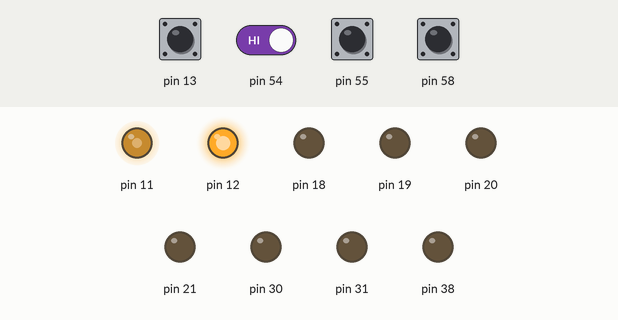
Bench run of a sketch on a simulated Arduino Mega 2560, built with avr-gcc and run on an emulated ATmega2560. Shown: output pins drawn as LEDs (lit = HIGH). The inputs (shaded band) are chosen by the test bench; at power-on: pin 13, pin 54, pin 55, pin 58 HIGH.

Above: at 4.2 s.
4.3 s: pin 54 driven LOW
At 5.3 s:
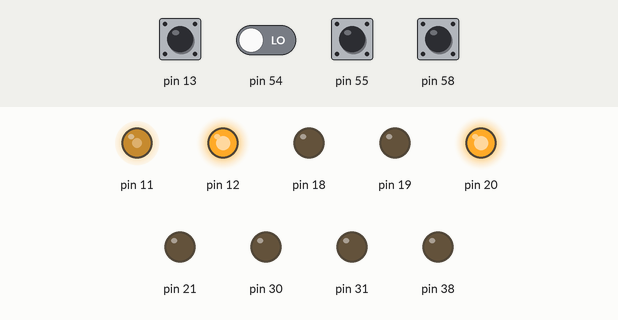
5.8 s: pin 55 pulled LOW for 0.15 s
At 5.87 s:
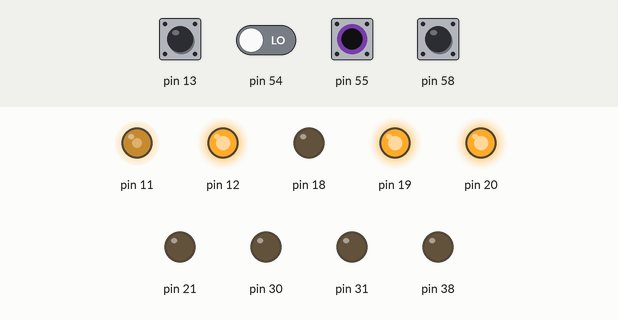
7.4 s: pin 58 pulled LOW for 0.15 s
At 7.47 s:
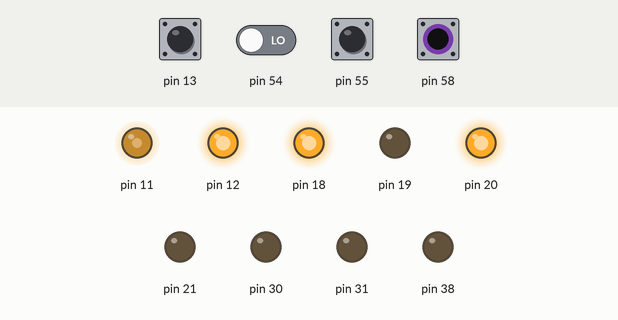
9.0 s: pin 54 driven HIGH
At 10.0 s:
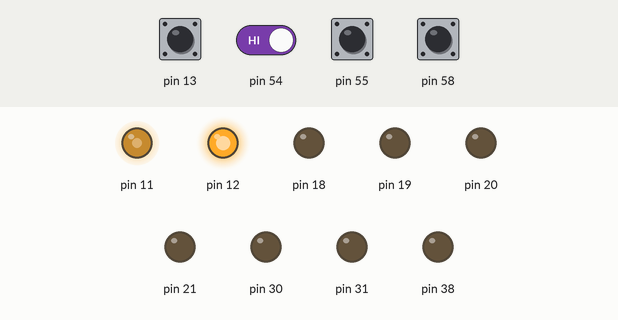
10.5 s: pin 55 pulled LOW for 1 s
At 11.2 s:
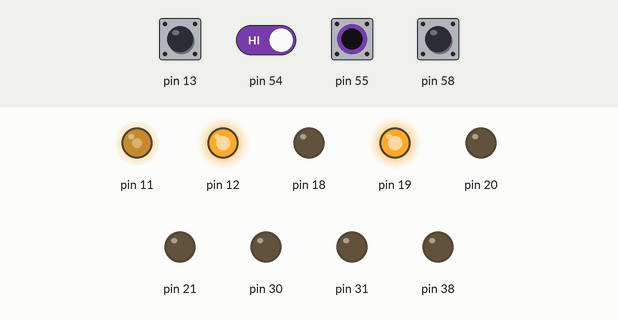
13.0 s: pin 58 pulled LOW for 1 s
At 13.8 s:
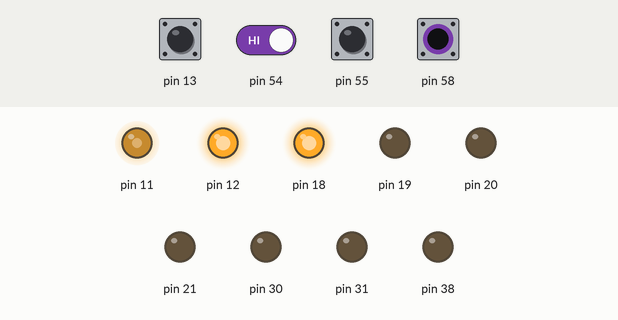
Timing chart, 0 to 16.0 s (numbered marks = the images above; inputs shaded):
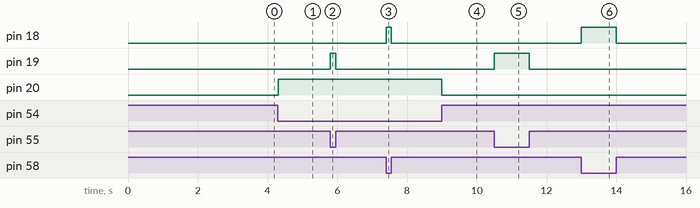

The sketch:

lecturaSensores.ino
```cpp
uint8_t sensors = 0b101111;
void setup() {
  // put your setup code here, to run once:
SensorsInit();
setupPWM();
 delay(3000);
digitalWrite(12,HIGH);
digitalWrite(6,LOW);
//analogWrite(9,i);
digitalWrite(13,HIGH);
digitalWrite(5,LOW);
OCR1A = OCR1B = 512;
  TCCR3A = TCCR3C = 0;
  TCCR3B = 0b00000010;
  TIMSK3 |= (1 << TOIE3);
  interrupts();
  TCNT3 = 49536;

}

void loop() {
  sensors = readSensors();
  _delay_ms(2);
}
ISR(TIMER3_OVF_vect) {

}
uint8_t readSensors(){
    if (!bit_is_set(PINB, 7)) PORTD |= _BV(5);
  else PORTD &= ~_BV(5);
  if (!bit_is_set(PINE, 6))PORTD |= _BV(0);
  else PORTD &= ~_BV(0);
  if (!bit_is_set(PINF, 0))PORTD |= _BV(1);
  else PORTD &= ~_BV(1);
  if (!bit_is_set(PINF, 1))PORTD |= _BV(2);
  else PORTD &= ~_BV(2);
  if (!bit_is_set(PINF,4))PORTD |= _BV(3);
  else PORTD &= ~_BV(3);
  return (PIND & 0b101111) ;
}
void setupPWM() {
  PORTB &= (~_BV(5) & ~_BV(6));
  DDRB |= (_BV(5) | _BV(6));
  DDRC |= (_BV(6) | _BV(7));
  DDRD |= (_BV(6) | _BV(7));

  //Phase Correct PWM 8 bits WGM10 = 1
  TCCR1A = (1<<COM1B1) | (1<<COM1A1) | (1<<WGM11) | (1<<WGM10) ; //Activa FastPWM 10 bits
  TCCR1B =  (1<<CS11) ;//prescaler 1 Fpwm = 15.68 KHz
  OCR1A = OCR1B = 0;
}

void SensorsInit() {
  DDRE &= ~_BV(6);
  DDRF &= ~_BV(0) & ~_BV(1) & ~_BV(4);
  DDRB &= ~_BV(7);
  DDRD |= 0b101111;
  PORTE |= _BV(6);
  PORTF |= (_BV(0) | _BV(1) | _BV(4));
  PORTB |= _BV(7);
}
```

Measured:
- after the input at 4.3 s, pin 20: LOW → HIGH at once
- after the input at 5.8 s, pin 19: LOW → HIGH at once, → LOW 0.15 s later
- after the input at 7.4 s, pin 18: LOW → HIGH at once, → LOW 0.15 s later
- after the input at 9.0 s, pin 20: HIGH → LOW at once
- after the input at 10.5 s, pin 19: LOW → HIGH at once, → LOW 1.0 s later
- after the input at 13.0 s, pin 18: LOW → HIGH at once, → LOW 1.0 s later
